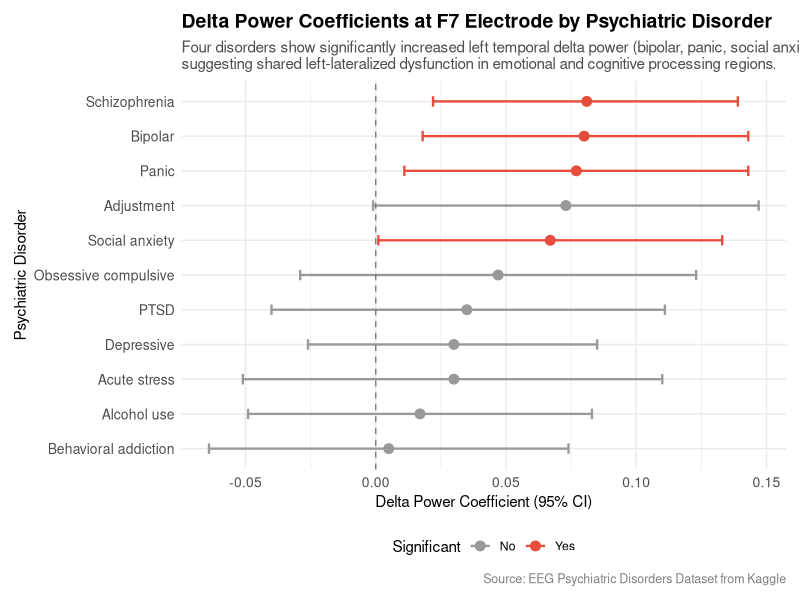
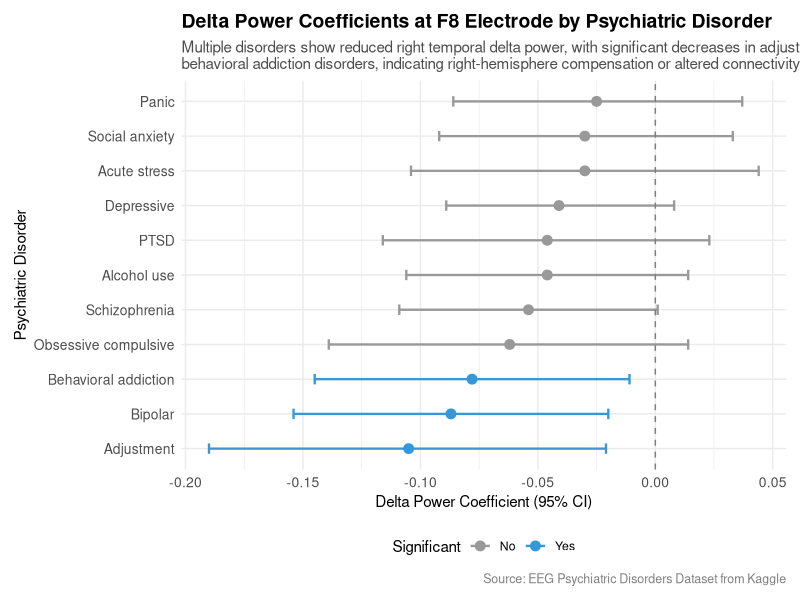

These charts were generated, in order, by the following R code:
## ---- chunk 1
#| fig-width: 12
#| fig-height: 8
#| out-width: "100%"
#| dpi: 300

# Load required libraries
library(ggplot2)
library(dplyr)

# Create the coefficient data for F7 and F8 electrodes
coeff_data <- data.frame(
  disorder = c("Acute stress disorder", "Adjustment disorder", "Alcohol use disorder", 
               "Behavioral addiction disorder", "Bipolar disorder", "Depressive disorder",
               "Obsessive compulsive disorder", "Panic disorder", "Posttraumatic stress disorder",
               "Schizophrenia", "Social anxiety disorder"),
  
  # F7 electrode data
  f7_estimate = c(0.030, 0.073, 0.017, 0.005, 0.080, 0.030, 0.047, 0.077, 0.035, 0.081, 0.067),
  f7_conf_low = c(-0.051, -0.001, -0.049, -0.064, 0.018, -0.026, -0.029, 0.011, -0.040, 0.022, 0.001),
  f7_conf_high = c(0.110, 0.147, 0.083, 0.074, 0.143, 0.085, 0.123, 0.143, 0.111, 0.139, 0.133),
  
  # F8 electrode data  
  f8_estimate = c(-0.030, -0.105, -0.046, -0.078, -0.087, -0.041, -0.062, -0.025, -0.046, -0.054, -0.030),
  f8_conf_low = c(-0.104, -0.190, -0.106, -0.145, -0.154, -0.089, -0.139, -0.086, -0.116, -0.109, -0.092),
  f8_conf_high = c(0.044, -0.021, 0.014, -0.011, -0.020, 0.008, 0.014, 0.037, 0.023, 0.001, 0.033)
)

# Add significance indicators
coeff_data$f7_significant <- !(coeff_data$f7_conf_low <= 0 & coeff_data$f7_conf_high >= 0)
coeff_data$f8_significant <- !(coeff_data$f8_conf_low <= 0 & coeff_data$f8_conf_high >= 0)

# Shorten disorder names for better display
coeff_data$disorder_short <- c("Acute stress", "Adjustment", "Alcohol use", 
                               "Behavioral addiction", "Bipolar", "Depressive",
                               "Obsessive compulsive", "Panic", "PTSD",
                               "Schizophrenia", "Social anxiety")

# Create F7 plot
f7_plot <- ggplot(coeff_data, aes(x = reorder(disorder_short, f7_estimate), y = f7_estimate)) +
  geom_point(aes(color = f7_significant), size = 3) +
  geom_errorbar(aes(ymin = f7_conf_low, ymax = f7_conf_high, color = f7_significant), 
                width = 0.3, size = 0.8) +
  geom_hline(yintercept = 0, linetype = "dashed", color = "gray50") +
  scale_color_manual(values = c("FALSE" = "gray60", "TRUE" = "#e74c3c"), 
                     name = "Significant", labels = c("No", "Yes")) +
  coord_flip() +
  labs(
    title = "Delta Power Coefficients at F7 Electrode by Psychiatric Disorder",
    subtitle = "Four disorders show significantly increased left temporal delta power (bipolar, panic, social anxiety, schizophrenia),\nsuggesting shared left-lateralized dysfunction in emotional and cognitive processing regions.",
    x = "Psychiatric Disorder",
    y = "Delta Power Coefficient (95% CI)",
    caption = "Source: EEG Psychiatric Disorders Dataset from Kaggle"
  ) +
  theme_minimal() +
  theme(
    plot.title = element_text(size = 14, face = "bold"),
    plot.subtitle = element_text(size = 11, color = "gray30"),
    plot.caption = element_text(size = 9, color = "gray50", hjust = 1),
    axis.text.y = element_text(size = 10),
    axis.text.x = element_text(size = 10),
    legend.position = "bottom",
    plot.margin = margin(10, 10, 10, 10)
  )

f7_plot
## ---- chunk 2
#| fig-width: 12
#| fig-height: 8
#| out-width: "100%"
#| dpi: 300

# Shorten disorder names for better display
coeff_data$disorder_short <- c("Acute stress", "Adjustment", "Alcohol use", 
                               "Behavioral addiction", "Bipolar", "Depressive",
                               "Obsessive compulsive", "Panic", "PTSD",
                               "Schizophrenia", "Social anxiety")

# Create F8 plot
f8_plot <- ggplot(coeff_data, aes(x = reorder(disorder_short, f8_estimate), y = f8_estimate)) +
  geom_point(aes(color = f8_significant), size = 3) +
  geom_errorbar(aes(ymin = f8_conf_low, ymax = f8_conf_high, color = f8_significant), 
                width = 0.3, size = 0.8) +
  geom_hline(yintercept = 0, linetype = "dashed", color = "gray50") +
  scale_color_manual(values = c("FALSE" = "gray60", "TRUE" = "#3498db"), 
                     name = "Significant", labels = c("No", "Yes")) +
  coord_flip() +
  labs(
    title = "Delta Power Coefficients at F8 Electrode by Psychiatric Disorder",
    subtitle = "Multiple disorders show reduced right temporal delta power, with significant decreases in adjustment and\nbehavioral addiction disorders, indicating right-hemisphere compensation or altered connectivity patterns.",
    x = "Psychiatric Disorder",
    y = "Delta Power Coefficient (95% CI)",
    caption = "Source: EEG Psychiatric Disorders Dataset from Kaggle"
  ) +
  theme_minimal() +
  theme(
    plot.title = element_text(size = 14, face = "bold"),
    plot.subtitle = element_text(size = 11, color = "gray30"),
    plot.caption = element_text(size = 9, color = "gray50", hjust = 1),
    axis.text.y = element_text(size = 10),
    axis.text.x = element_text(size = 10),
    legend.position = "bottom",
    plot.margin = margin(10, 10, 10, 10)
  )

f8_plot
